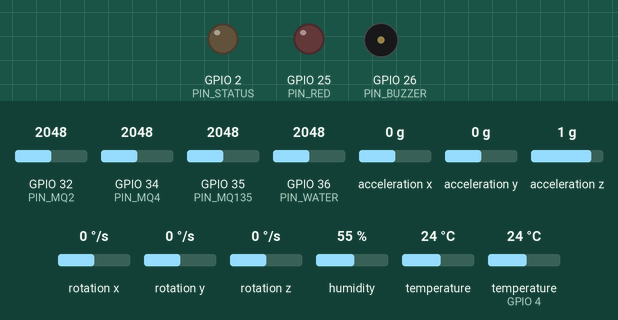
This sketch was run on a simulated ESP32. On the bench: output pins drawn as LEDs (lit = HIGH), buzzer (waves = sounding, pin HIGH). The test bench sets the inputs (shaded band); at power-on: GPIO 32 (PIN_MQ2) = 2048, GPIO 34 (PIN_MQ4) = 2048, GPIO 35 (PIN_MQ135) = 2048, GPIO 36 (PIN_WATER) = 2048, acceleration x 0 g, acceleration y 0 g, acceleration z 1 g, rotation x 0 °/s, rotation y 0 °/s, rotation z 0 °/s, humidity 55 %, temperature 24 °C, temperature (sensor on GPIO 4) 24 °C (analog values on the 0–4095 scale). WiFi joins after 1.5 s; servers stay silent unless stated; uploads are accepted with an empty reply; the local clock reads 2024-03-15 10:24:30 at power-on unless the sketch sets it; EEPROM starts erased; what the sketch prints to the serial monitor is not drawn.

Above: at 0.1 s.
At 81.8 s:
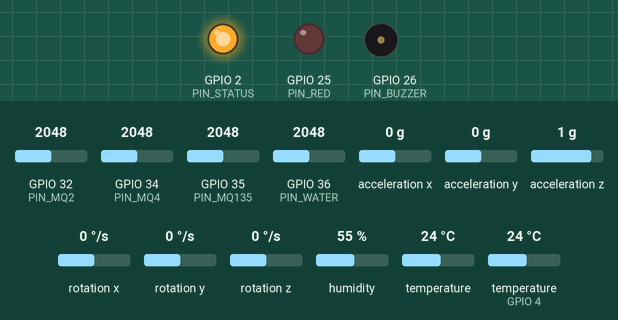
Timing chart, 0 to 83.3 s (numbered marks = the images above):
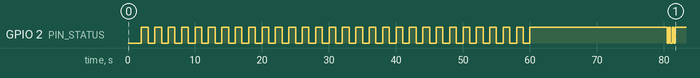

The sketch:

esp32_sensor_node.ino
```cpp
/*
  SewerSafe — ESP32 SENSOR NODE (goes on the miniature sewer model)

  Reads gas / water / temperature / tilt sensors every 2 s and POSTs them to the
  SewerSafe backend. Also sounds a LOCAL alarm when gas is high, even if Wi-Fi or the
  server is down: the site must never depend on the network to warn people.

  PROTOTYPE ONLY. MQ sensors are uncalibrated indicators, not certified gas detectors.
  Test on a miniature model. Never use this to decide that a real sewer is safe to enter.

  Board: "ESP32 Dev Module" (Arduino IDE, esp32 core 2.x or 3.x)
  Libraries (Library Manager): "DHT sensor library" (Adafruit), "Adafruit Unified Sensor",
                               "Adafruit MPU6050", "ArduinoJson" (v7)

  WIRING (see firmware/README.md for the full table)
    MQ-4  (methane)      AO → divider → GPIO34     MQ-2 (combustible) AO → divider → GPIO32
    MQ-135 (air quality) AO → divider → GPIO35     Water-level sensor  S  → GPIO36 (VP)
    DHT22 data → GPIO4 (10k pull-up to 3.3V)       MPU6050 SDA → GPIO21, SCL → GPIO22
    Red LED → GPIO25 (220Ω)   Buzzer (active) → GPIO26   Status LED = on-board GPIO2
    Divider for every MQ AO (5V max): AO → 10kΩ → GPIO, GPIO → 20kΩ → GND  (max 3.33 V)
    Only ADC1 pins (32–39) are used: ADC2 pins stop working while Wi-Fi is on.
*/
#include <WiFi.h>
#include <HTTPClient.h>
#include <ArduinoJson.h>
#include <Preferences.h>
#include <Wire.h>
#include <DHT.h>
#include <Adafruit_MPU6050.h>
#include <Adafruit_Sensor.h>
#include <math.h>
#include "time.h"

// ============================== EDIT THESE ==============================
const char* WIFI_SSID     = "YOUR_WIFI";
const char* WIFI_PASSWORD = "YOUR_PASSWORD";
const char* SERVER_URL    = "http://192.168.1.23:4000/api/sensors/data";  // laptop IP printed by `npm start`
const char* SEWER_ID      = "S101";
const char* DEVICE_ID     = "esp32-node-1";
const char* API_KEY       = "";            // same as DEVICE_API_KEY in .env (leave "" if not set)
const uint32_t SEND_EVERY_MS = 2000;

// Which parts are fitted. A fitted sensor that reads nothing is reported as missing (null).
const bool HAS_MQ4 = true, HAS_MQ2 = true, HAS_MQ135 = true, HAS_WATER = true, HAS_DHT = true, HAS_MPU = true;

// Local alarm threshold (works without network). Keep in step with config/thresholds.json.
const float LOCAL_ALARM_METHANE_PPM = 5000;
// =======================================================================

// Pins
const int PIN_MQ4 = 34, PIN_MQ135 = 35, PIN_MQ2 = 32, PIN_WATER = 36, PIN_DHT = 4;
const int PIN_RED = 25, PIN_BUZZER = 26, PIN_STATUS = 2;

// MQ electrical constants. RL is the load resistor ON YOUR MODULE (check it: often 1k, sometimes 10k).
const float VC = 5.0;            // heater/circuit supply
const float RL_KOHM = 1.0;
const float DIVIDER = 1.5;       // 10k/20k divider: sensor voltage = pin voltage × 1.5

// Power-law fits ppm = A · (Rs/R0)^B from the MQ datasheet curves (as used by the MQUnifiedsensor
// library). Verify against your module's datasheet. Clean-air Rs/R0 ratios are from the datasheets.
const float MQ4_A = 1012.7, MQ4_B = -2.786, MQ4_CLEAN = 4.4;   // CH4
const float MQ2_A = 574.25, MQ2_B = -2.222, MQ2_CLEAN = 9.83;  // LPG/combustible
const float MQ135_CLEAN = 3.6;

// Water sensor: millivolts when the strip is fully wet. Measure yours and set it.
const float WATER_FULL_MV = 1600;

DHT dht(PIN_DHT, DHT22);
Adafruit_MPU6050 mpu;
Preferences prefs;
bool mpuOk = false;
float R0_mq4 = 0, R0_mq2 = 0, R0_mq135 = 0;
uint32_t lastSend = 0;
String lastRisk = "UNKNOWN";

// ------------------------------------------------------------ helpers
float pinMilliVolts(int pin) {                       // averaged, calibrated ADC reading
  uint32_t sum = 0;
  for (int i = 0; i < 16; i++) sum += analogReadMilliVolts(pin);
  return sum / 16.0;
}

// A floating or shorted input reads ~0 or ~full scale. Add a 100k pull-down on each analog
// input so an unplugged sensor reads 0 and is reported as missing instead of as a value.
bool looksDisconnected(float mv) { return mv < 30 || mv > 3250; }

float rsKohm(int pin, bool* ok) {
  float mv = pinMilliVolts(pin);
  *ok = !looksDisconnected(mv);
  float vout = (mv / 1000.0) * DIVIDER;
  if (vout < 0.01) vout = 0.01;
  return RL_KOHM * (VC - vout) / vout;
}

void calibrate() {
  // Run in CLEAN AIR after 5+ minutes of heater warm-up. Stores R0 in flash.
  Serial.println("Calibrating MQ sensors in clean air (20 s)...");
  float a = 0, b = 0, c = 0; bool ok;
  for (int i = 0; i < 40; i++) { a += rsKohm(PIN_MQ4, &ok); b += rsKohm(PIN_MQ2, &ok); c += rsKohm(PIN_MQ135, &ok); delay(500); }
  R0_mq4 = (a / 40) / MQ4_CLEAN; R0_mq2 = (b / 40) / MQ2_CLEAN; R0_mq135 = (c / 40) / MQ135_CLEAN;
  prefs.putFloat("r0_mq4", R0_mq4); prefs.putFloat("r0_mq2", R0_mq2); prefs.putFloat("r0_mq135", R0_mq135);
  Serial.printf("R0: MQ-4 %.2f k  MQ-2 %.2f k  MQ-135 %.2f k (saved)\n", R0_mq4, R0_mq2, R0_mq135);
}

void connectWifi() {
  if (WiFi.status() == WL_CONNECTED) return;
  WiFi.mode(WIFI_STA);
  WiFi.begin(WIFI_SSID, WIFI_PASSWORD);
  Serial.printf("Wi-Fi: connecting to %s", WIFI_SSID);
  for (int i = 0; i < 40 && WiFi.status() != WL_CONNECTED; i++) { delay(250); Serial.print("."); digitalWrite(PIN_STATUS, i % 2); }
  Serial.println(WiFi.status() == WL_CONNECTED ? String(" OK ") + WiFi.localIP().toString() : String(" failed (will retry)"));
}

bool isoNow(char* out, size_t n) {                  // only if NTP time is available
  struct tm t;
  if (!getLocalTime(&t, 50)) return false;
  strftime(out, n, "%Y-%m-%dT%H:%M:%SZ", &t);
  return true;
}

void setAlarm(bool on) {
  digitalWrite(PIN_RED, on);
  digitalWrite(PIN_BUZZER, on);
}

// ------------------------------------------------------------ setup / loop
void setup() {
  Serial.begin(115200);
  pinMode(PIN_RED, OUTPUT); pinMode(PIN_BUZZER, OUTPUT); pinMode(PIN_STATUS, OUTPUT);
  analogReadResolution(12);
  // default attenuation already covers ~0–3.1 V on core 2.x and 3.x (enum names differ between them)
  if (HAS_DHT) dht.begin();
  if (HAS_MPU) { Wire.begin(21, 22); mpuOk = mpu.begin(); Serial.println(mpuOk ? "MPU6050 OK" : "MPU6050 not found"); }

  prefs.begin("sewersafe", false);
  R0_mq4 = prefs.getFloat("r0_mq4", 0); R0_mq2 = prefs.getFloat("r0_mq2", 0); R0_mq135 = prefs.getFloat("r0_mq135", 0);
  Serial.println("Send 'c' on the Serial Monitor (115200) to calibrate MQ sensors in clean air.");
  if (R0_mq4 <= 0 || R0_mq2 <= 0 || R0_mq135 <= 0) {
    Serial.println("No calibration stored: warming up 60 s, then calibrating. Keep sensors in clean air.");
    for (int i = 0; i < 60; i++) { delay(1000); digitalWrite(PIN_STATUS, i % 2); }
    calibrate();
  }
  connectWifi();
  configTime(0, 0, "pool.ntp.org", "time.google.com"); // UTC; if there's no internet, the server stamps the time
}

void loop() {
  if (Serial.available() && Serial.read() == 'c') calibrate();
  if (millis() - lastSend < SEND_EVERY_MS) return;
  lastSend = millis();

  JsonDocument doc;
  doc["sewer_id"] = SEWER_ID;
  doc["device_id"] = DEVICE_ID;
  char ts[32];
  if (isoNow(ts, sizeof ts)) doc["timestamp"] = ts;

  bool ok;
  float methane = NAN, combustible = NAN, airIdx = NAN;
  if (HAS_MQ4)   { float rs = rsKohm(PIN_MQ4, &ok);   if (ok && R0_mq4 > 0) methane = MQ4_A * pow(rs / R0_mq4, MQ4_B); }
  if (HAS_MQ2)   { float rs = rsKohm(PIN_MQ2, &ok);   if (ok && R0_mq2 > 0) combustible = MQ2_A * pow(rs / R0_mq2, MQ2_B); }
  if (HAS_MQ135) { float rs = rsKohm(PIN_MQ135, &ok); if (ok && R0_mq135 > 0) {
      // relative index: 0 in clean air, rising as Rs falls (more pollutants). Not a certified AQI.
      float ratio = rs / R0_mq135;
      airIdx = constrain((MQ135_CLEAN - ratio) / MQ135_CLEAN * 500.0, 0, 500); } }

  auto put = [&](const char* k, float v, float lo, float hi) { if (isnan(v) || v < lo || v > hi) doc[k] = nullptr; else doc[k] = roundf(v * 10) / 10; };
  put("methane", methane, 0, 100000);
  put("combustible", combustible, 0, 100000);
  put("air_quality", airIdx, 0, 1000);

  if (HAS_WATER) { float mv = pinMilliVolts(PIN_WATER); put("water_level", constrain(mv / WATER_FULL_MV * 100.0, 0, 100), 0, 100); }
  if (HAS_DHT)   { put("temperature", dht.readTemperature(), -20, 100); put("humidity", dht.readHumidity(), 0, 100); }
  if (HAS_MPU && mpuOk) {
    sensors_event_t a, g, t; mpu.getEvent(&a, &g, &t);
    float mag = sqrtf(a.acceleration.x * a.acceleration.x + a.acceleration.y * a.acceleration.y + a.acceleration.z * a.acceleration.z);
    float tilt = mag > 0.1 ? acosf(constrain(a.acceleration.z / mag, -1.0f, 1.0f)) * 180.0 / PI : NAN;   // 0° = cover flat
    put("tilt", tilt, 0, 180);
  } else if (HAS_MPU) doc["tilt"] = nullptr;

  // LOCAL safety first: alarm without waiting for the server
  bool localDanger = !isnan(methane) && methane >= LOCAL_ALARM_METHANE_PPM;

  String body; serializeJson(doc, body);
  Serial.println(body);

  connectWifi();
  if (WiFi.status() == WL_CONNECTED) {
    HTTPClient http;
    http.setTimeout(3000);
    http.begin(SERVER_URL);
    http.addHeader("Content-Type", "application/json");
    if (strlen(API_KEY)) http.addHeader("x-api-key", API_KEY);
    int code = http.POST(body);
    if (code > 0) {
      String resp = http.getString();
      JsonDocument r;
      if (!deserializeJson(r, resp) && r["risk"]["risk_level"].is<const char*>()) lastRisk = r["risk"]["risk_level"].as<const char*>();
      Serial.printf("  → %d  risk %s  entry %s\n", code, lastRisk.c_str(), r["human_entry"] | "?");
    } else {
      Serial.printf("  → send failed: %s\n", http.errorToString(code).c_str());
      lastRisk = "UNKNOWN";
    }
    http.end();
  }
  setAlarm(localDanger || lastRisk == "CRITICAL");
  digitalWrite(PIN_STATUS, WiFi.status() == WL_CONNECTED);
}
```
